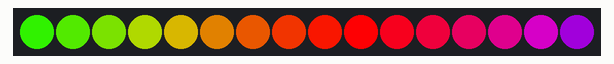
This program was run on a simulated Raspberry Pi Pico running MicroPython. Parts: 16 RGB LEDs in strip order, left to right.

Above: at 0.47 s.
At 5.25 s:
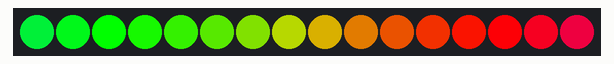
At 10.03 s:
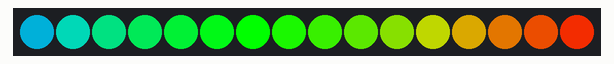
At 19.91 s:
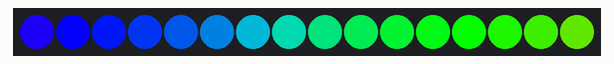
At 29.79 s:
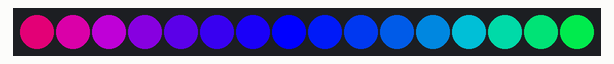
At 39.67 s:
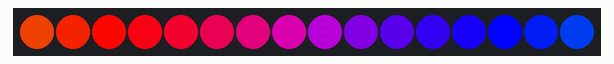

The program:

main.py
```python
import array, time
from machine import Pin
import rp2

NUM_LEDS = 16
PIN = 6
@rp2.asm_pio(sideset_init=rp2.PIO.OUT_LOW, out_shiftdir=rp2.PIO.SHIFT_LEFT, autopull=True, pull_thresh=24)
def ws2812():
    T1 = 2; T2 = 5; T3 = 3
    label("bitloop")
    out(x, 1)               .side(0) [T3 - 1]
    jmp(not_x, "do_zero")   .side(1) [T1 - 1]
    jmp("bitloop")          .side(1) [T2 - 1]
    label("do_zero")
    nop()                   .side(0) [T2 - 1]

state = rp2.StateMachine(0, ws2812, freq=8_000_000, sideset_base=Pin(PIN))
state.active(1)

def show(pixels):
    arr = array.array("I", (0 for _ in range(NUM_LEDS)))
    for i, (r,g,b) in enumerate(pixels):
        arr[i] = (g<<16) | (r<<8) | b
    state.put(arr, 8)

def wheel(pos):
    if pos < 85:
        return (pos*3, 255 - pos*3, 0)
    if pos < 170:
        pos -= 85
        return (255 - pos*3, 0, pos*3)
    pos -= 170
    return (0, pos*3, 255 - pos*3)

pixels = [(0,0,0)]*NUM_LEDS
while True:
    for j in range(256):
        for i in range(NUM_LEDS):
            pixels[i] = wheel((i*8 + j) & 255)
        show(pixels)
        time.sleep_ms(20)
```
